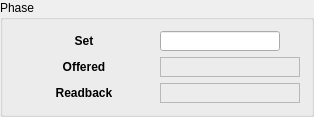
     <widget class="QGroupBox" name="groupBox_3">
      <property name="title">
       <string>Phase</string>
      </property>
      <layout class="QGridLayout" name="gridLayout_4">
       <item row="0" column="0">
        <layout class="QVBoxLayout" name="verticalLayout_5">
         <item>
          <widget class="QLabel" name="label_7">
           <property name="minimumSize">
            <size>
             <width>140</width>
             <height>20</height>
            </size>
           </property>
           <property name="maximumSize">
            <size>
             <width>16777215</width>
             <height>20</height>
            </size>
           </property>
           <property name="font">
            <font>
             <weight>75</weight>
             <bold>true</bold>
            </font>
           </property>
           <property name="text">
            <string>Set</string>
           </property>
           <property name="alignment">
            <set>Qt::AlignCenter</set>
           </property>
           <property name="buddy">
            <cstring>qcalineeditplugin</cstring>
           </property>
          </widget>
         </item>
         <item>
          <widget class="QLabel" name="label_8">
           <property name="minimumSize">
            <size>
             <width>140</width>
             <height>20</height>
            </size>
           </property>
           <property name="maximumSize">
            <size>
             <width>16777215</width>
             <height>20</height>
            </size>
           </property>
           <property name="font">
            <font>
             <weight>75</weight>
             <bold>true</bold>
            </font>
           </property>
           <property name="text">
            <string>Offered</string>
           </property>
           <property name="alignment">
            <set>Qt::AlignCenter</set>
           </property>
          </widget>
         </item>
         <item>
          <widget class="QLabel" name="label_9">
           <property name="minimumSize">
            <size>
             <width>140</width>
             <height>20</height>
            </size>
           </property>
           <property name="maximumSize">
            <size>
             <width>16777215</width>
             <height>20</height>
            </size>
           </property>
           <property name="font">
            <font>
             <weight>75</weight>
             <bold>true</bold>
            </font>
           </property>
           <property name="text">
            <string>Readback</string>
           </property>
           <property name="alignment">
            <set>Qt::AlignCenter</set>
           </property>
          </widget>
         </item>
        </layout>
       </item>
       <item row="0" column="1">
        <layout class="QVBoxLayout" name="verticalLayout_6">
         <item>
          <layout class="QGridLayout" name="gridLayout_7">
           <item row="0" column="0">
            <widget class="QCaLineEditPlugin" name="qcalineeditplugin">
             <property name="minimumSize">
              <size>
               <width>0</width>
               <height>20</height>
              </size>
             </property>
             <property name="maximumSize">
              <size>
               <width>120</width>
               <height>20</height>
              </size>
             </property>
             <property name="variable" stdset="0">
              <string>SR14ID01:BL_PHASE_REQUEST</string>
             </property>
             <property name="precision" stdset="0">
              <UInt>3</UInt>
             </property>
             <property name="addUnits" stdset="0">
              <bool>false</bool>
             </property>
            </widget>
           </item>
           <item row="0" column="1">
            <widget class="QELabelPlugin" name="qcalabelplugin_19">
             <property name="maximumSize">
              <size>
               <width>120</width>
               <height>20</height>
              </size>
             </property>
             <property name="variable" stdset="0">
              <string>SR14ID01:BL_PHASE_REQUEST.EGU</string>
             </property>
            </widget>
           </item>
          </layout>
         </item>
         <item>
          <widget class="QELabelPlugin" name="qcalabelplugin_5">
           <property name="minimumSize">
            <size>
             <width>140</width>
             <height>20</height>
            </size>
           </property>
           <property name="maximumSize">
            <size>
             <width>16777215</width>
             <height>20</height>
            </size>
           </property>
           <property name="frameShape">
            <enum>QFrame::StyledPanel</enum>
           </property>
           <property name="frameShadow">
            <enum>QFrame::Sunken</enum>
           </property>
           <property name="alignment">
            <set>Qt::AlignCenter</set>
           </property>
           <property name="variable" stdset="0">
            <string>SR14ID01:SUGP_MONITOR</string>
           </property>
           <property name="precision" stdset="0">
            <UInt>3</UInt>
           </property>
          </widget>
         </item>
         <item>
          <widget class="QELabelPlugin" name="qcalabelplugin_6">
           <property name="minimumSize">
            <size>
             <width>140</width>
             <height>20</height>
            </size>
           </property>
           <property name="maximumSize">
            <size>
             <width>16777215</width>
             <height>20</height>
            </size>
           </property>
           <property name="frameShape">
            <enum>QFrame::StyledPanel</enum>
           </property>
           <property name="frameShadow">
            <enum>QFrame::Sunken</enum>
           </property>
           <property name="alignment">
            <set>Qt::AlignCenter</set>
           </property>
           <property name="variable" stdset="0">
            <string>SR14ID01:PHASE_MONITOR</string>
           </property>
           <property name="precision" stdset="0">
            <UInt>3</UInt>
           </property>
          </widget>
         </item>
        </layout>
       </item>
      </layout>
     </widget>
